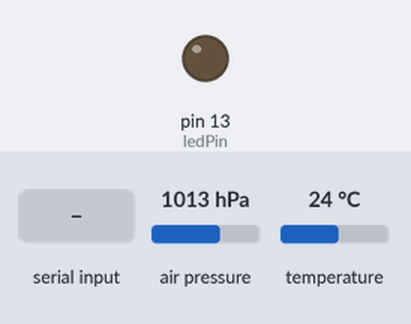
Recording of a sketch running on a simulated Arduino Uno, built with avr-gcc and run on an emulated ATmega328P. On the bench: output pins drawn as LEDs (lit = HIGH). Inputs (shaded band) come from the test bench; at power-on: air pressure 1013 hPa, temperature 24 °C.

Above: at 2.8 s.
2.9 s: "start" received over the second serial link
At 6.4 s:
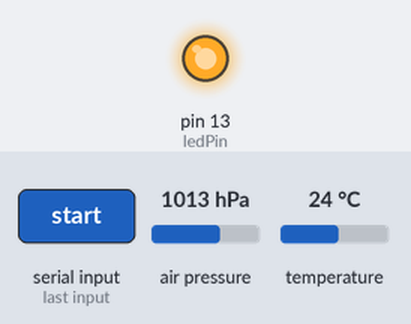
Timing chart, 0 to 7.9 s (numbered marks = the images above; inputs shaded):
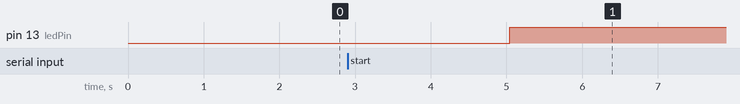

Measured:
- after the input at 2.9 s, pin 13 (ledPin): LOW → HIGH after 2.1 s

The sketch:

VarioDataSender.ino
```cpp
#include <MS5611.h>
#include <SoftwareSerial.h>

#define ledPin 13
#define rxPin 10
#define txPin 11

MS5611 sensor;
int32_t pressure;
float pressure_filtered = 0;
boolean started = false;

SoftwareSerial btSerial(rxPin, txPin);
String btData;

void setup() {
  // put your setup code here, to run once:
  // Start sensormeter
  sensor = MS5611();
  sensor.begin();

  // Start Bluetooth
  btSerial.begin(9600);

  pinMode(ledPin, OUTPUT);
  delay(10);
}

void loop() {
  // put your main code here, to run repeatedly:
  digitalWrite(ledPin, 0);
  while(!started){
    if (btSerial.available()){
      btData = btSerial.readString();
      if(btData == "start"){
        started = true;
      }
    }
    btSerial.print("#waiting");
    delay(1000);
  }

  digitalWrite(ledPin,1);
  while(started){
    btSerial.print(String("#$baro:"+String(sensor.getPressure())+"$"));
    btSerial.print(String("#$temp:"+String(sensor.getTemperature())+"$"));
  }
}
```
